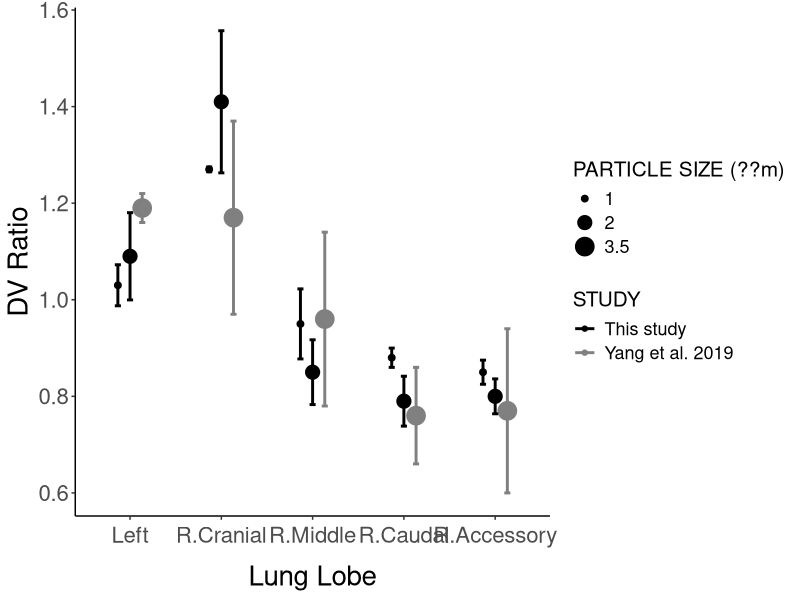

Reproduce this figure in R. (Note: this script raises an error after producing the figure.)
library(ggpubr)
library(ggplot2)
library(knitr)

get_directory = function(){
  args <- commandArgs(trailingOnly = FALSE)
  file <- "--file="
  rstudio <- "RStudio"
  
  match <- grep(rstudio, args)
  if(length(match) > 0){
    return(dirname(rstudioapi::getSourceEditorContext()$path))
  }else{
    match <- grep(file, args)
    if (length(match) > 0) {
      return(dirname(normalizePath(sub(file, "", args[match]))))
    }else{
      return(dirname(normalizePath(sys.frames()[[1]]$ofile)))
    }
  }
}

wd = get_directory()
setwd(wd)

data = read.csv(file = "previous_studies_ggplot.csv")

data$LOBE = as.character(data$LOBE)
data$LOBE[data$LOBE=="left"]="Left"
data$LOBE[data$LOBE=="cranial"]="R.Cranial"
data$LOBE[data$LOBE=="middle"]="R.Middle"
data$LOBE[data$LOBE=="caudal"]="R.Caudal"
data$LOBE[data$LOBE=="accessory"]="R.Accessory"
data$LOBE = factor(data$LOBE, levels = c("Left", "R.Cranial", "R.Middle",
                                         "R.Caudal", "R.Accessory"))

data$STUDY = factor(data$STUDY, levels = c("This study", 
                                           "Brain et al. 1976", 
                                           "Yang et al. 2019"))
data$PS = as.factor(data$PS)
data$STUDY_SIZE = paste(data$STUDY, data$PS)
data = subset(data, ANIMAL == "Mice C57BL/6")

dodge_radiance = 0.4

# kable(data)
`PARTICLE SIZE (??m)` = data$PS
ggplot(data = data, aes(x = LOBE, y = DV, group = STUDY_SIZE,
                        color = STUDY)) + 
  scale_colour_grey(start = 0, end = 0.5) +
  geom_point(aes(cex = `PARTICLE SIZE (??m)`), position=position_dodge(dodge_radiance)) + 
  geom_errorbar(aes(ymax = DV + SE, ymin = DV - SE), 
                width = 0.2,
                position=position_dodge(dodge_radiance), size = 1) +
  ylab("DV Ratio") + 
  xlab("Lung Lobe") +
  theme_classic() + 
  theme(text = element_text(size = 20, color = "black"),
        legend.title= element_text(size = 15),
        legend.text = element_text(size = 13),
        axis.text.x = element_text(margin = margin(5,10,10,10))) + 
  ggsave(filename = "fig2sub2.png", device = "png", 
         width = 10, height = 6, dpi = 1200)
